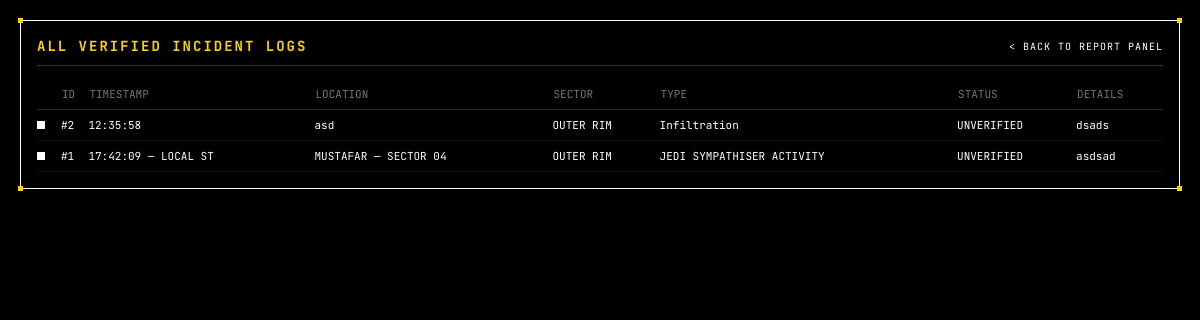
The page /reports/all (signed in) on the database its author committed.
### app.py (models this page shows)
class IncidentReport(db.Model):
    id = db.Column(db.Integer, primary_key=True)
    incident_type = db.Column(db.String(100), nullable=False)
    location = db.Column(db.String(100), nullable=False)
    sector = db.Column(db.String(50), default='OUTER RIM')
    timestamp = db.Column(db.String(50), nullable=False)
    status = db.Column(db.String(20), default='UNVERIFIED') # UNVERIFIED, CONFIRMED
    description = db.Column(db.Text, nullable=True)
    created_at = db.Column(db.DateTime, default=datetime.utcnow)

### app.py (the view)
@app.route('/reports/all')
def reports_all():
    if 'user_id' not in session:
        return redirect(url_for('login'))
    all_reports = IncidentReport.query.order_by(IncidentReport.created_at.desc()).all()
    return render_template('reports_all.html', reports=all_reports)

### templates/reports_all.html (shortened to what this page needs)
<!DOCTYPE html>
<html lang="en">
<head>
</head>
<body>
<div class="box">
  <div class="corner tl"></div><div class="corner tr"></div><div class="corner bl"></div><div class="corner br"></div>
  <div class="header">
    <h1>ALL VERIFIED INCIDENT LOGS</h1>
    <a href="{{ url_for('report') }}" class="back-btn">&lt; BACK TO REPORT PANEL</a>
  </div>
  <table>
    <thead>
      <tr>
        <th style="width: 24px;"></th>
        <th>ID</th>
        <th>TIMESTAMP</th>
        <th>LOCATION</th>
        <th>SECTOR</th>
        <th>TYPE</th>
        <th>STATUS</th>
        <th>DETAILS</th>
      </tr>
    </thead>
    <tbody>
      {% for r in reports %}
      <tr>
        <td><span class="sq {% if r.status == 'CONFIRMED' %}gold{% else %}white{% endif %}"></span></td>
        <td>#{{ r.id }}</td>
        <td>{{ r.timestamp }}</td>
        <td>{{ r.location }}</td>
        <td>{{ r.sector }}</td>
        <td>{{ r.incident_type }}</td>
        <td style="color: {% if r.status == 'CONFIRMED' %}var(--gold){% else %}var(--white){% endif %};">{{ r.status }}</td>
        <td>{{ r.description or 'N/A' }}</td>
      </tr>
      {% else %}
      <tr><td colspan="8" style="text-align: center; color: #555; padding: 20px;">NO INCIDENT LOGS FOUND IN DATABASE</td></tr>
      {% endfor %}
    </tbody>
  </table>
</div>
</body>
</html>

### templates/reports_all.html (style rules this page uses)
:root { --gold: #FFD307; --white: #FFF; --grey-dark: #262626; --black: #000; }
* { box-sizing: border-box; }
body { margin: 0; background: var(--black); font-family: 'JetBrains Mono', monospace; color: var(--white); padding: 20px; }
.box { border: 1px solid var(--white); position: relative; padding: 16px; background: #000; max-width: 1200px; margin: 0 auto; }
.corner { position: absolute; width: 5px; height: 5px; background: var(--gold); }
.tl { top:-3px; left:-3px; }
.tr { top:-3px; right:-3px; }
.bl { bottom:-3px; left:-3px; }
.br { bottom:-3px; right:-3px; }
.header { display: flex; justify-content: space-between; align-items: center; margin-bottom: 20px; border-bottom: 1px solid #333; padding-bottom: 10px; }
.header h1 { font-size: 14px; letter-spacing: 2px; margin: 0; color: var(--gold); }
.back-btn { color: var(--white); text-decoration: none; font-size: 10px; letter-spacing: 1px; }
table { width: 100%; border-collapse: collapse; font-size: 11px; }
th { text-align: left; color: #757575; font-weight: 400; padding-bottom: 8px; border-bottom: 1px solid var(--grey-dark); }
td { padding: 8px 0; border-bottom: 1px solid #111; }
.sq { display: inline-block; width: 8px; height: 8px; }
.white { background: var(--white); }

### rows shown on the page
IncidentReport: id "2", timestamp "12:35:58", location "asd", sector "OUTER RIM", incident_type "Infiltration", status "UNVERIFIED", description "dsads"
IncidentReport: id "1", timestamp "17:42:09 — LOCAL ST", location "MUSTAFAR — SECTOR 04", sector "OUTER RIM", incident_type "JEDI SYMPATHISER ACTIVITY", status "UNVERIFIED", description "asdsad"
